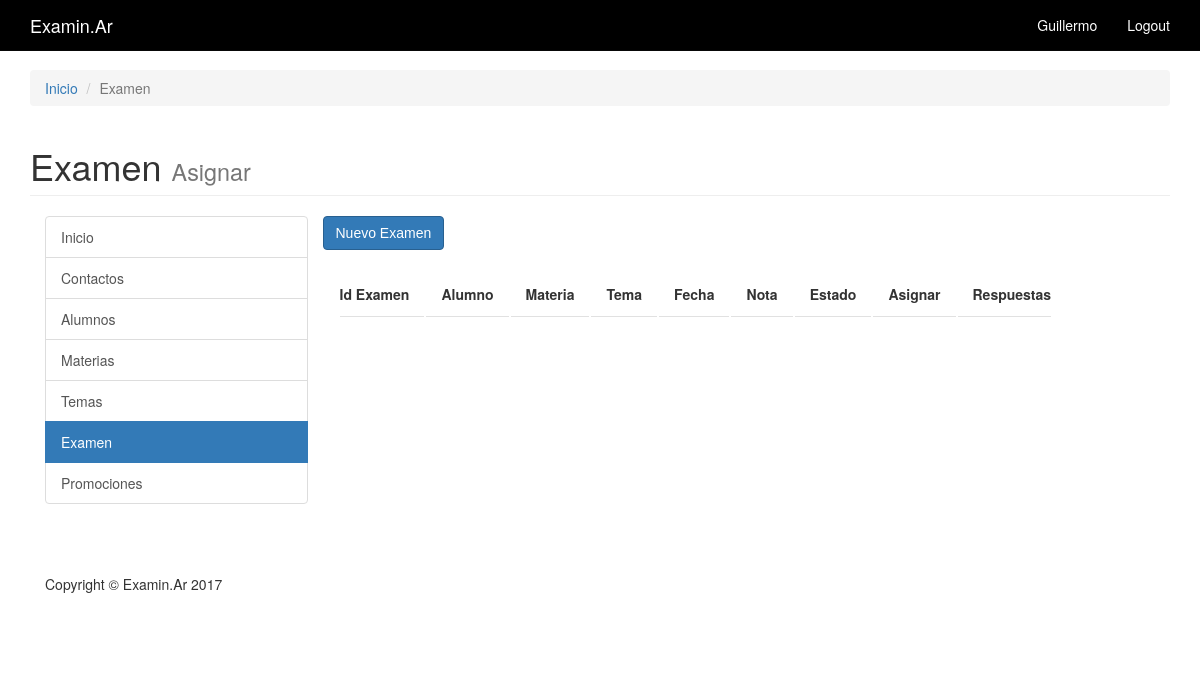
The page /private/Examenes/examenes.php (signed in) on the database as committed earlier.
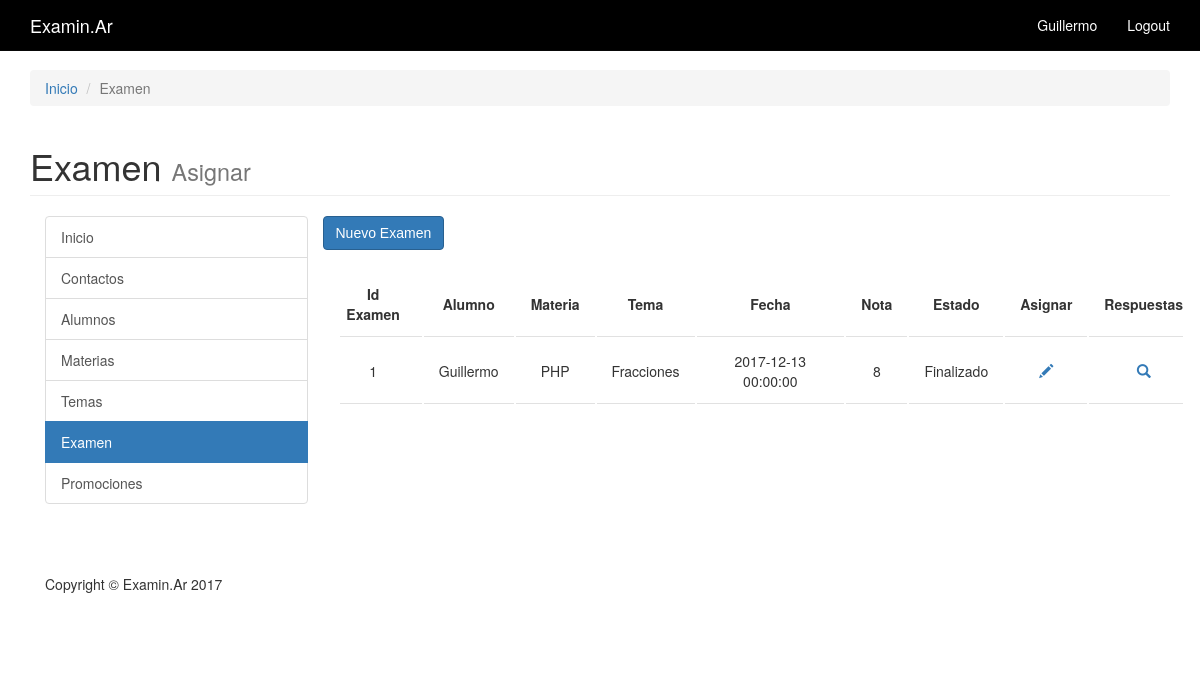
The same page on the database as committed later.
### tables this page shows
CREATE TABLE `examen_alumno` (
  `examen_id` int(4) NOT NULL,
  `alumno_id` int(4) NOT NULL,
  `mat_id` int(4) NOT NULL,
  `tema_id` int(4) NOT NULL,
  `examen_fecha` datetime NOT NULL,
  `examen_nota` tinyint(2) DEFAULT NULL,
  `estado_id` int(10) NOT NULL
);

CREATE TABLE `alumnos` (
  `alumno_id` int(11) NOT NULL,
  `nombre` text NOT NULL,
  `telefono` text NOT NULL,
  `email` text NOT NULL,
  `pass` text NOT NULL,
  `permisos` text NOT NULL
);

CREATE TABLE `materias` (
  `mat_id` int(4) NOT NULL,
  `mat_nombre` varchar(50) NOT NULL
);

CREATE TABLE `temas` (
  `tema_id` int(4) NOT NULL,
  `tema_nombre` varchar(50) NOT NULL,
  `mat_id` int(4) NOT NULL
);

CREATE TABLE `examen_estado` (
  `estado_id` tinyint(1) NOT NULL,
  `examen_estado` varchar(10) NOT NULL
);

### private/Functions/query_functions.php (called while the page is built, shortened)
<?php
function examenes_alumnos(){
      global $db;
      $sql ='SELECT * FROM examen_alumno';
      $result= mysqli_query($db, $sql);
      return ($result);
    }
function buscar_alumno($id) {
        global $db;
        $sql = "SELECT * FROM alumnos ";
        $sql .="WHERE alumno_id='". $id ."'";
        $result = mysqli_query($db, $sql);
        $alumnos= mysqli_fetch_assoc($result);
        return($alumnos);
      }
function buscar_examen_estado($id) {
        global $db;
        $sql = "SELECT * FROM examen_estado ";
        $sql .="WHERE estado_id='". $id ."'";
        $result = mysqli_query($db, $sql);
        $alumnos= mysqli_fetch_assoc($result);
        return($alumnos);
      }
function buscar_materia($id) {
        global $db;
        $sql = "SELECT * FROM materias ";
        $sql .="WHERE mat_id='". $id ."'";
        $result = mysqli_query($db, $sql);
        $materias= mysqli_fetch_assoc($result);
        return($materias);
      }
function buscar_tema($id) {
        global $db;
        $sql = "SELECT * FROM temas ";
        $sql .="WHERE tema_id='". $id ."'";
        $result = mysqli_query($db, $sql);
        $temas= mysqli_fetch_assoc($result);
        return($temas);
      }
 ?>

### private/Functions/functions.php (called while the page is built, shortened)
<?php
function h($string="") {
  return htmlspecialchars($string);
}
?>

### private/Examenes/examenes.php (the view, shortened to what this page needs)
<?php include(SHARED_PATH.'/private_header.php'); ?>
<?php include(SHARED_PATH.'/private_navigation.php'); ?>
<?php include(SHARED_PATH.'/private_sidebar.php'); ?>
<?php $examenes_alumnos = examenes_alumnos(); ?>
      <form action="nuevo_examen.php" method="post">
      <input type="submit" value="Nuevo Examen" class="btn btn-primary"><br><br>
          <div class="col-md-9">
            <table class="display" id="mitabla">
			<thead>
              <tr>
                <th>Id Examen</th>
                <th>Alumno</th>
                <th>Materia</th>
				<th>Tema</th>
				<th>Fecha</th>
				<th>Nota</th>
				<th>Estado</th>
				<th>Asignar</th>
				<th>Respuestas</th>
              </tr>
			</thead>
			<tbody>
            <?php while($examen_alumno = mysqli_fetch_assoc($examenes_alumnos)){ ?>
              <tr>
				<td><?php echo h($examen_alumno['examen_id']); ?></td>
				<?php $buscar_alumno = buscar_alumno($examen_alumno['alumno_id']); ?>
				<td><?php echo h($buscar_alumno['nombre']); ?></td>
				<?php $buscar_materia = buscar_materia($examen_alumno['mat_id']); ?>
                <td><?php echo h($buscar_materia['mat_nombre']); ?></td>
				<?php $buscar_tema = buscar_tema($examen_alumno['tema_id']); ?>
                <td><?php echo h($buscar_tema['tema_nombre']); ?></td>
                <td><?php echo h($examen_alumno['examen_fecha']); ?></td>
				<td><?php echo h($examen_alumno['examen_nota']); ?></td>
				<?php $buscar_examen_estado = buscar_examen_estado($examen_alumno['estado_id']); ?>
				<td><?php echo h($buscar_examen_estado['examen_estado']); ?></td>
                <td><a href="<?php echo 'asignar_examen.php?id='.$examen_alumno['examen_id'];?>" title="Asignar"><span class="glyphicon glyphicon-pencil"></span></a></td>
				<td><a href="<?php echo 'resultados.php?id='.$examen_alumno['examen_id'];?>" title="Respuestas"><span class="glyphicon glyphicon-search"></span></a></td>
              </tr>
            <?php }; ?>
            </tbody>
		  </table>
          </div>
      </div>
<?php include(SHARED_PATH.'/private_footer.php'); ?>

Rows that differ between the two databases and show on the page:
added examen_alumno: examen_id "1", alumno.nombre "Guillermo", mat.mat_nombre "PHP", tema.tema_nombre "Fracciones", examen_fecha "2017-12-13 00:00:00", examen_nota "8", estado.examen_estado "Finalizado"
